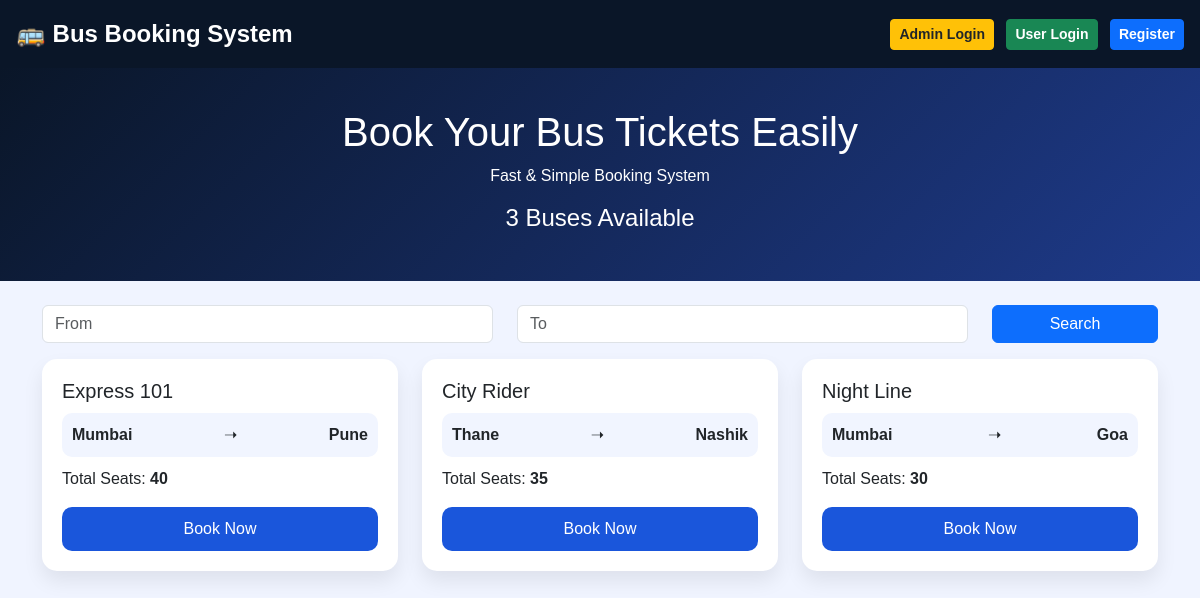
The page / on the database its author committed.
### tables this page shows
CREATE TABLE IF NOT EXISTS buses (
    id INT AUTO_INCREMENT PRIMARY KEY,
    bus_name VARCHAR(100),
    source VARCHAR(100),
    destination VARCHAR(100),
    seats INT
);

### index.php (the view, shortened to what this page needs)
<?php
$host = "localhost";
$user = "root";
$pass = "";
$db   = "bus_booking";
$conn = new mysqli($host, $user, $pass, $db);
$query = "SELECT * FROM buses";
$result = $conn->query($query);
$buses = [];
if ($result && $result->num_rows > 0) {
    $buses = $result->fetch_all(MYSQLI_ASSOC);
}
$totalBuses = count($buses);
?>
<!DOCTYPE html>
<html lang="en">
<head>
<link href="https://cdn.jsdelivr.net/npm/bootstrap@5.3.3/dist/css/bootstrap.min.css" rel="stylesheet">
</head>
<body>
<div class="navbar p-3 d-flex justify-content-between">
    <a href="index.php" class="fs-4">🚌 Bus Booking System</a>
    <div>
        <?php if(isset($_SESSION['user_id'])): ?>
            <span class="text-white me-3">Welcome, <b><?= htmlspecialchars($_SESSION['username']) ?></b></span>
            <?php if($_SESSION['role'] === 'admin'): ?>
                <a href="admin.php" class="btn btn-sm btn-outline-light me-2">Admin Panel</a>
            <?php endif; ?>
            <a href="logout.php" class="btn btn-sm btn-danger">Logout</a>
        <?php else: ?>
            <a href="login.php?role=admin" class="btn btn-sm btn-warning me-2 fw-bold text-dark">Admin Login</a>
            <a href="login.php" class="btn btn-sm btn-success me-2">User Login</a>
            <a href="register.php" class="btn btn-sm btn-primary">Register</a>
        <?php endif; ?>
    </div>
</div>
<div class="hero">
    <h1>Book Your Bus Tickets Easily</h1>
    <p>Fast & Simple Booking System</p>
    <h4><?= $totalBuses ?> Buses Available</h4>
</div>
<div class="container mt-4">
    <div class="row mb-3">
        <div class="col-md-5">
            <input type="text" id="from" class="form-control" placeholder="From">
        </div>
        <div class="col-md-5">
            <input type="text" id="to" class="form-control" placeholder="To">
        </div>
        <div class="col-md-2">
            <button class="btn btn-primary w-100" onclick="fetchBuses()">Search</button>
        </div>
    </div>
    <div class="row g-4" id="busResults">
    <?php foreach ($buses as $row): ?>
        <div class="col-md-4">
            <div class="bus-card">
                <h5><?= htmlspecialchars($row['bus_name']) ?></h5>
                <div class="route">
                    <span><b><?= htmlspecialchars($row['source']) ?></b></span>
                    ➝
                    <span><b><?= htmlspecialchars($row['destination']) ?></b></span>
                </div>
                <p>
                    Total Seats: <strong><?= (int)$row['seats'] ?></strong>
                </p>
                <a href="book.php?bus_id=<?= (int)$row['id'] ?>" class="btn-book">
                    Book Now
                </a>
            </div>
        </div>
    <?php endforeach; ?>
    </div>
</div>
</body>
</html>

### index.php (style rules this page uses)
body { font-family: Arial; background: #f0f4ff; }
.navbar { background: #0a1628; }
.navbar a { color: white; text-decoration: none; font-weight: bold; }
.hero { background: linear-gradient(135deg,#0a1628,#1e3a8a); color: white; text-align: center; padding: 40px; }
.bus-card { background: white; padding: 20px; border-radius: 15px; box-shadow: 0 10px 20px rgba(0,0,0,0.08); transition: 0.3s; }
.route { display: flex; justify-content: space-between; background: #f1f5ff; padding: 10px; border-radius: 10px; margin: 10px 0; }
.btn-book { background: #1a56db; color: white; padding: 10px; display: block; text-align: center; border-radius: 10px; text-decoration: none; margin-top: 10px; }

### rows shown on the page
buses: bus_name "Express 101", source "Mumbai", destination "Pune", seats "40"
buses: bus_name "City Rider", source "Thane", destination "Nashik", seats "35"
buses: bus_name "Night Line", source "Mumbai", destination "Goa", seats "30"

### other values the page prints
$totalBuses "3"
